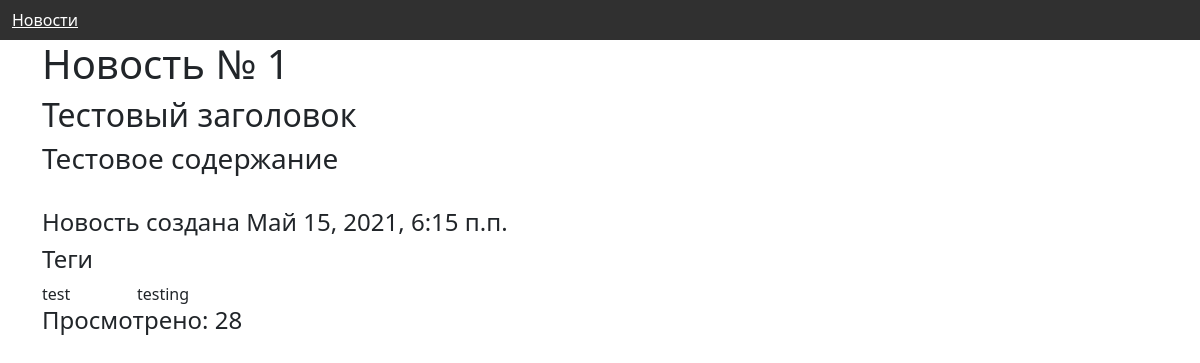
The page /news/1/ on the database its author committed.
### newsproj/models.py (models this page shows, shortened)
class News(models.Model):
    id = models.AutoField(primary_key=True)
    title = models.CharField(max_length=200)
    text = models.TextField()
    created_date = models.DateTimeField(default=timezone.now)
    tags = models.TextField()
    views = models.IntegerField(default=0)

### newsproj/views.py (the view)
# urls.py: path('news/<int:id>/', views.news_id),
def news_id(request, id):
    news = News.objects.get(id=id)
    news.views = news.views + 1
    news.save()
    if not news:
        return HttpResponseNotFound()
    return render(request, 'news.html', {"news": news, "tags": news.tags.split(",")})

### newsproj/templates/news.html
{% extends "base.html" %}
{% block content %}
<div>
    <h1>Новость № {{ news.id }}</h1>
    <h2>{{ news.title }}</h2>
    <h3>{{ news.text }}</h3>
    <br>
    <h4>Новость создана {{ news.created_date }}</h4>
    <h4>Теги</h4>
    <div class="row">
        {% for i in tags %}
        <div class="col-md-1" style="background-color:light blue"> {{ i }}</div>
        {% endfor %}
    </div>
    <h4>Просмотрено: {{ news.views }}</h4>
</div>
{% endblock %}

### rows shown on the page
News: id "1", title "Тестовый заголовок", text "Тестовое содержание", created_date "Май 15, 2021, 6:15 п.п.", views "28"

### other values the page prints
{{ i }} "test" "testing"
